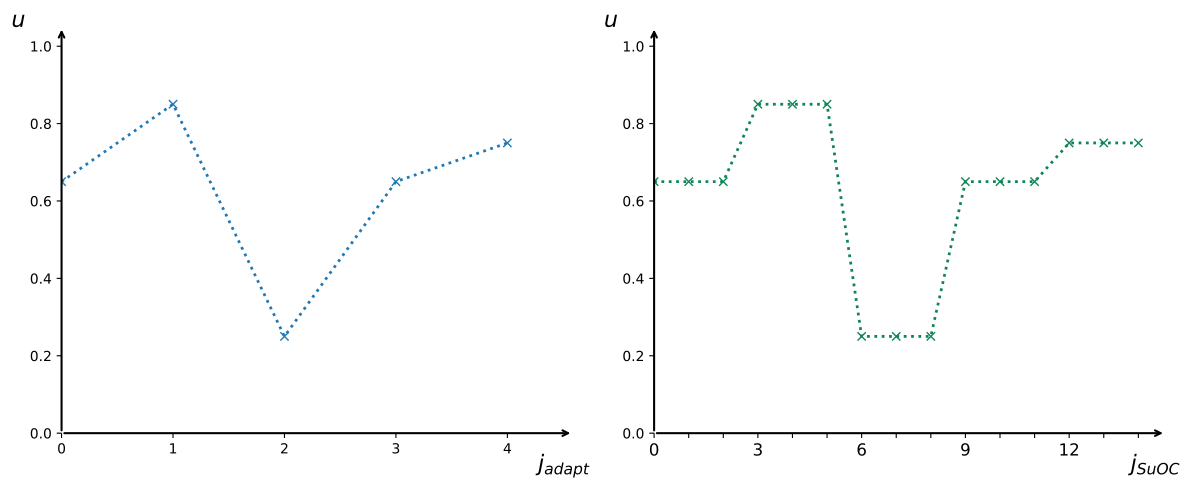

Write Python code to recreate this figure.
import matplotlib.pyplot as plt
import numpy as np

# Define the utility data points
u_adapt = np.array([0.65, 0.85, 0.25, 0.65, 0.75])
x_adapt = np.array([0, 1, 2, 3, 4])

# Map the adaptation steps to the SuOC timescale (1 adapt step = 3 SuOC steps)
u_suoc = np.repeat(u_adapt, 3)
x_suoc = np.arange(15)

# Set up the figure and axes
fig, (ax1, ax2) = plt.subplots(1, 2, figsize=(12, 5), facecolor="#ffffff") # white background for graph paper

# Define a function to style the axes to look like the sketch
def format_axis(ax, x_max):
    # Hide standard spines
    for spine in ax.spines.values():
        spine.set_visible(False)
    
    # Draw custom axes with arrows
    ax.annotate('', xy=(1.02, 0), xytext=(0, 0), xycoords='axes fraction', 
                arrowprops=dict(arrowstyle="->", color="black", lw=1.5))
    ax.annotate('', xy=(0, 1.05), xytext=(0, 0), xycoords='axes fraction', 
                arrowprops=dict(arrowstyle="->", color="black", lw=1.5))
    
    # Grid styling (Graph paper look)
    # ax.grid(True, which='both', color='#e0e0d0', linestyle='-', linewidth=1)
    
    # Axis limits
    ax.set_ylim(0, 1)
    ax.set_xlim(0, x_max)
    # ax.set_yticks([]) # Hide Y-axis ticks

# --- Left Plot (Adaptation Timescale) ---
ax1.plot(x_adapt, u_adapt, color='#1f77b4', linestyle=':', marker='x', markersize=6, lw=2)
format_axis(ax1, 4.5)
ax1.set_xticks(x_adapt)

# Labels for Left Plot
ax1.text(-0.1, 1.05, 'u', fontsize=16, fontstyle='italic', transform=ax1.transAxes)
ax1.text(0.95, -0.1, r'$j_{adapt}$', fontsize=16, transform=ax1.transAxes)

# --- Right Plot (SuOC Timescale) ---
ax2.plot(x_suoc, u_suoc, color='#0f8554', linestyle=':', marker='x', markersize=6, lw=2)
format_axis(ax2, 14.5)

# Primary X-ticks (0, 3, 6, 9, 12)
ax2.set_xticks(np.arange(15))
xtick_labels = ['0' if i == 0 else str(i) if i % 3 == 0 else '' for i in range(15)]
ax2.set_xticklabels(xtick_labels, fontsize=12)

# Labels for Right Plot
ax2.text(-0.1, 1.05, 'u', fontsize=16, fontstyle='italic', transform=ax2.transAxes)
ax2.text(0.95, -0.1, r'$j_{SuOC}$', fontsize=16, transform=ax2.transAxes)

# Adjust layout to prevent clipping
plt.tight_layout()
plt.savefig('utility_timescales.pdf', bbox_inches='tight')
